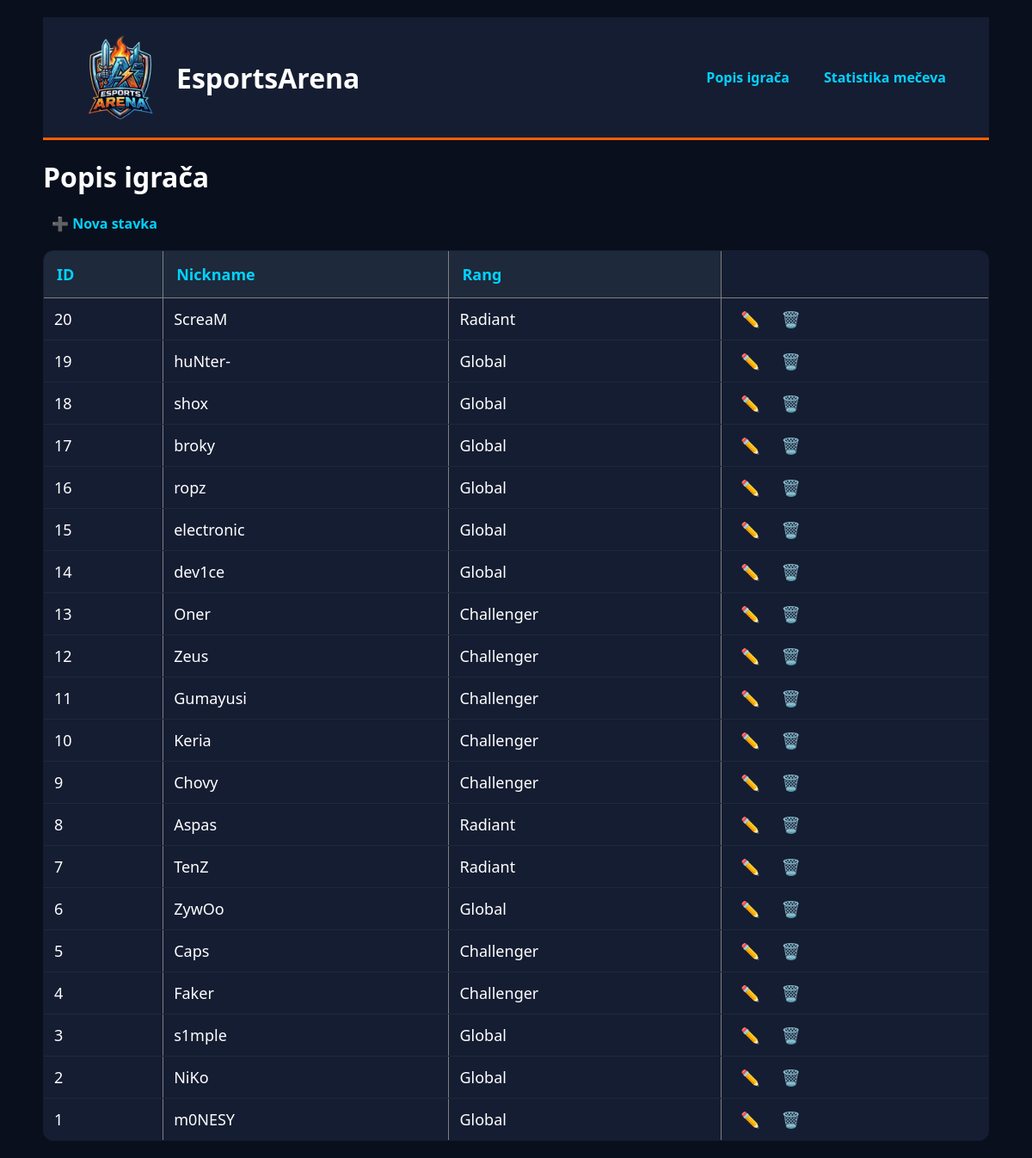
The page / on the database its author committed.
### tables this page shows
CREATE TABLE `igraci` (
  `ID_igrac` int(11) NOT NULL,
  `nickname` varchar(50) NOT NULL,
  `rang` varchar(30) DEFAULT NULL
);

### index.php (the view, shortened to what this page needs)
<?php include "db.php"; ?>
<!DOCTYPE html>
<html lang="hr">
<head>
    <link rel="stylesheet" href="style.css">
</head>
<body>
    <?php include "header.php"; ?>
    <h1>Popis igrača</h1>
    <a href="dodaj.php">➕ Nova stavka</a>
    <table border="1" cellpadding="8">
        <tr><th>ID</th><th>Nickname</th><th>Rang</th></tr>
    <?php
    $rez = $conn->query("SELECT * FROM igraci ORDER BY ID_igrac DESC");
    while ($r = $rez->fetch_assoc()):
    ?>
        <tr>
            <td><?= $r['ID_igrac'] ?></td>
            <td><?= htmlspecialchars($r['nickname']) ?></td>
            <td><?= htmlspecialchars($r['rang']) ?></td>
            <td>
                <a href="uredi.php?id=<?= $r['ID_igrac'] ?>">✏️</a>
                <a href="obrisi.php?id=<?= $r['ID_igrac'] ?>"
                onclick="return confirm('Obrisati?')">🗑️</a>
            </td>
        </tr>
    <?php endwhile; ?>
    </table>
</body>
</html>

### header.php
<header class="main-header">
    <div class="logo-container">
        <img src="images/logoNew.png" alt="EsportsArena Logo" class="logo">
        <h1>EsportsArena</h1>
    </div>
    <nav class="main-nav">
        <a href="index.php">Popis igrača</a>
        <a href="statistika.php">Statistika mečeva</a>
    </nav>
</header>

### style.css (style rules this page uses)
:root { --bg-dark: #0a0f1d; --card-bg: #151d32; --accent-blue: #00d2ff; --accent-orange: #ff5e00; --text: #ffffff; }
body { background-color: var(--bg-dark); color: var(--text); font-family: 'Segoe UI', sans-serif; margin: 0; padding: 10px; }
.main-header { background: var(--card-bg); padding: 15px; display: flex; flex-direction: column; align-items: center; gap: 15px; border-bottom: 3px solid var(--accent-orange); margin-bottom: 20px; }
.logo-container { display: flex; align-items: center; gap: 15px; }
.logo { width: 100px; height: 100px; object-fit: contain; }
.main-nav { display: flex; gap: 20px; }
table { width: 100%; border-collapse: collapse; background: var(--card-bg); border-radius: 12px; overflow: hidden; margin-top: 20px; }
th { background: #1e293b; color: var(--accent-blue); padding: 15px; text-align: left; }
td { padding: 12px; border-bottom: 1px solid #1e293b; }
a { color: var(--accent-blue); text-decoration: none; font-weight: bold; padding: 5px 10px; transition: 0.3s; }
@media (min-width: 576px) { body { padding: 15px; } }
@media (min-width: 768px) { .main-header { flex-direction: row; justify-content: space-between; padding: 20px 40px; } }
@media (min-width: 768px) { body { padding: 20px 50px; } }
@media (min-width: 1024px) { body { max-width: 1200px; margin: 0 auto; } }
@media (min-width: 1200px) { table { font-size: 18px; } }

### rows shown on the page
igraci: ID_igrac "20", nickname "ScreaM", rang "Radiant"
igraci: ID_igrac "19", nickname "huNter-", rang "Global"
igraci: ID_igrac "18", nickname "shox", rang "Global"
igraci: ID_igrac "17", nickname "broky", rang "Global"
igraci: ID_igrac "16", nickname "ropz", rang "Global"
igraci: ID_igrac "15", nickname "electronic", rang "Global"
igraci: ID_igrac "14", nickname "dev1ce", rang "Global"
igraci: ID_igrac "13", nickname "Oner", rang "Challenger"
igraci: ID_igrac "12", nickname "Zeus", rang "Challenger"
igraci: ID_igrac "11", nickname "Gumayusi", rang "Challenger"
igraci: ID_igrac "10", nickname "Keria", rang "Challenger"
igraci: ID_igrac "9", nickname "Chovy", rang "Challenger"
igraci: ID_igrac "8", nickname "Aspas", rang "Radiant"
igraci: ID_igrac "7", nickname "TenZ", rang "Radiant"
igraci: ID_igrac "6", nickname "ZywOo", rang "Global"
igraci: ID_igrac "5", nickname "Caps", rang "Challenger"
igraci: ID_igrac "4", nickname "Faker", rang "Challenger"
igraci: ID_igrac "3", nickname "s1mple", rang "Global"
igraci: ID_igrac "2", nickname "NiKo", rang "Global"
igraci: ID_igrac "1", nickname "m0NESY", rang "Global"
